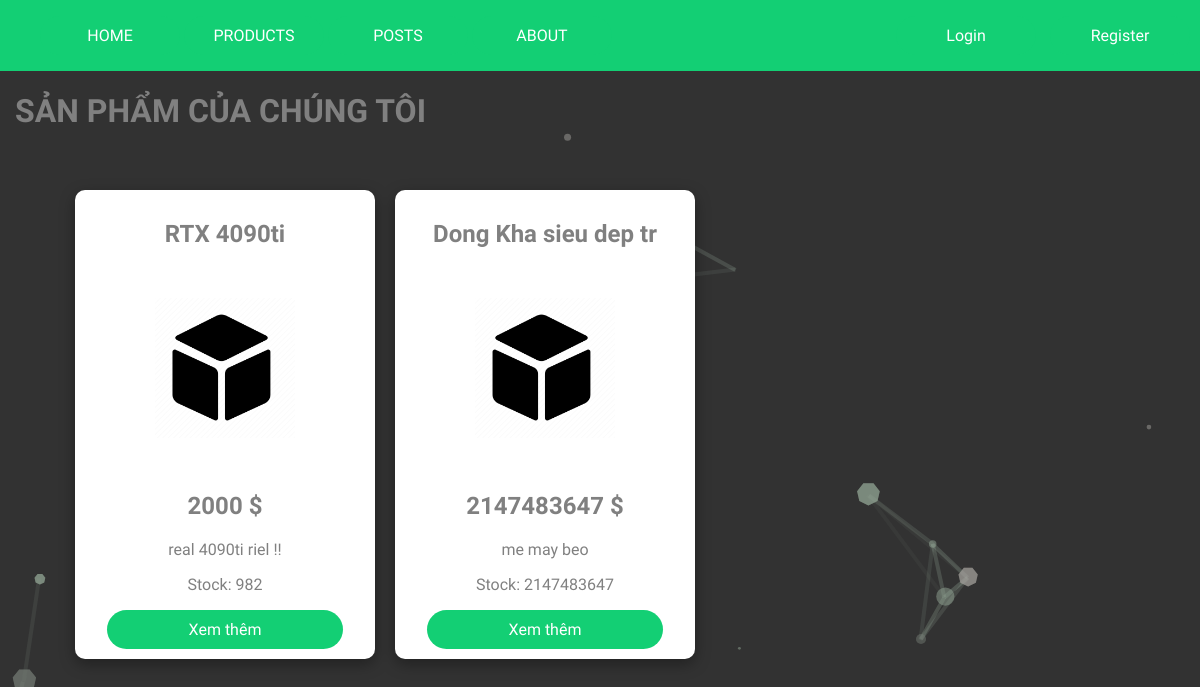
The page /products.php on the database as committed earlier.
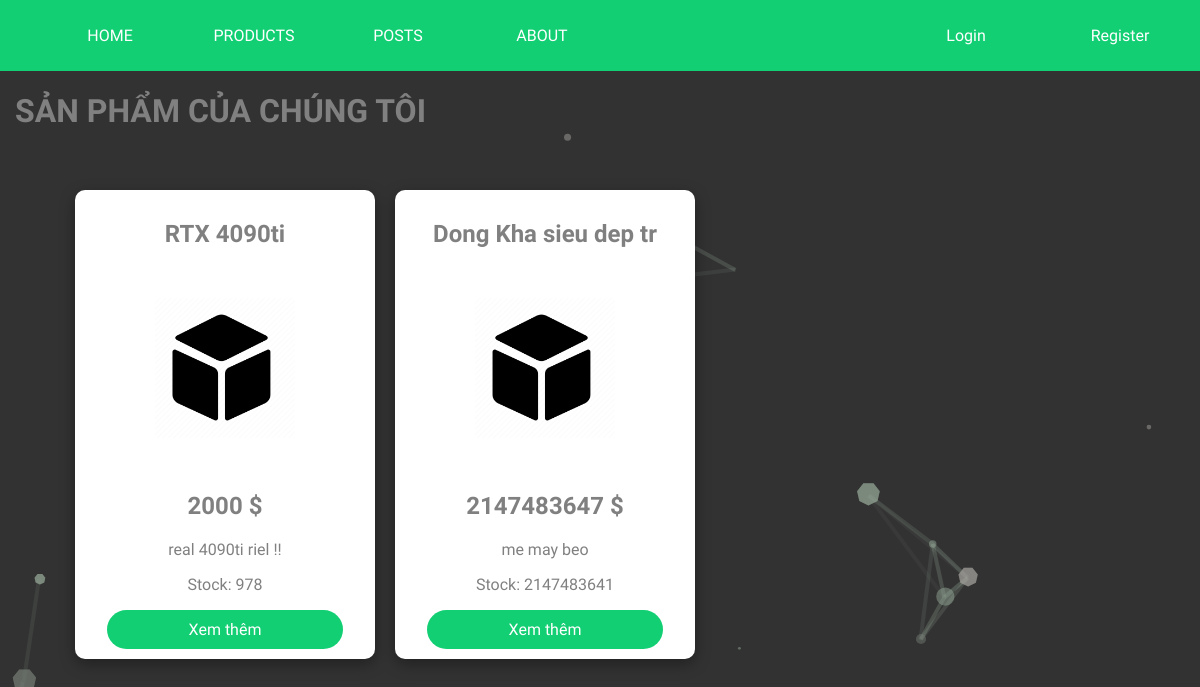
The same page on the database as committed later.
### tables this page shows
CREATE TABLE `products` (
  `product_name` text NOT NULL DEFAULT 'unknown',
  `product_price` int(255) NOT NULL DEFAULT 0,
  `product_stock` int(255) NOT NULL DEFAULT 0,
  `product_des_short` text NOT NULL DEFAULT 'unknown',
  `product_des_long` text NOT NULL DEFAULT 'unknown',
  `product_author` text NOT NULL DEFAULT 'unknown',
  `product_id` varchar(999) NOT NULL DEFAULT current_timestamp()
);

### products.php (the view, shortened to what this page needs)
<!DOCTYPE html>
<html>
<head>
	<link rel="stylesheet" type="text/css" href="style.css">
</head>
<body>
	<?php
 		include "navbar.php";
	 ?>
	<div class="container">
		<h1>SẢN PHẨM CỦA CHÚNG TÔI</h1>
		<div style="max-width: 100%; display: block; margin: 50px;">
			<?php
				function show_products(){
					include("database.php");
					  $sql2 = "SELECT * FROM products";
				      $result2 = mysqli_query($conn,$sql2);
				      if ($result2->num_rows > 0) {
				      	while ($row2 = mysqli_fetch_array($result2)) {
						        echo "<div class=\"box\"><div class=\"title\"><h2>".$row2['product_name']."</h2></div><div class=\"image\"><img src=\"cdn/product.png\"></div><div style=\"color: grey\" class=\"description\"><h2>".$row2['product_price']." $</h2><p>".$row2['product_des_short']."</p><p>Stock: ".$row2['product_stock']."</p></div><a href=\"view.php?id=".$row2['product_id']."\" target=\"_blank\" class=\"view-more-btn\">Xem thêm</a></div>";
				      	}
				    }
				}
				show_products()
			?>
		</div>
	</div>
</body>
</html>

### navbar.php (shortened to what this page needs)
<div class="navbar">
	<ul>
		<li><a href="index.php" class="item">HOME</a></li>
		<li><a href="products.php" class="item">PRODUCTS</a></li>
		<li><a href="posts.php" class="item">POSTS</a></li>
		<li><a href="about.php" class="item">ABOUT</a></li>
		<?php
			if (!isset($_SESSION['username'])) {
				echo "		<div style=\"float: right;\">
								<li><a href=\"login.php\" class=\"item\" style=\"margin-right: 10px;\">Login</a></li>
								<li><a href=\"register.php\" class=\"item\" style=\"margin-right: 10px;\">Register</a></li>
							</div>";
			}
		?>
	</ul>
</div>

### style.css (style rules this page uses)
html { scroll-behavior: smooth; }
body { font-family: 'Quicksand'; margin: 0; max-width: 100%; scroll-behavior: smooth; background: #323232; color: grey; }
.container { width: 100%; padding-right: 15px; padding-left: 15px; margin-right: auto; margin-left: auto; max-width: 1400px; }
.navbar { display: inline-block; background: #13CF74; width: 100%; }
ul li { list-style-type: none; display: inline-block; }
ul li .item { text-align: center; padding: 10px 20px; display: inline-block; background: #13CF74; color: white; text-decoration: none; min-width: 100px; transition: .2s ease; border-radius: 20px; }
div .box { background: white; margin: 10px; display: inline-block; padding: 10px 20px; border-radius: 10px; box-shadow: rgba(0, 0, 0, 0.35) 0px 5px 15px; max-width: 260px; min-width: 260px; text-align: center; }
div .box .title { text-align: center; }
div .box .image img { width: 140px; display: inline-block; min-width: 140px; margin: 30px; }
div .box .description { margin: 0; padding: 0; color: grey; max-width: 100%; overflow: hidden; }
.view-more-btn { display: inline-block; padding: 10px 40px; width: 60%; text-decoration: none; color: white; background-color: #13CF74 ; text-align: center; border-radius: 40px; transition: .2s ease; }

Rows that differ between the two databases and show on the page:
changed products "RTX 4090ti": product_stock "982" → "978"
changed products "Dong Kha sieu dep tr": product_stock "2147483647" → "2147483641"
